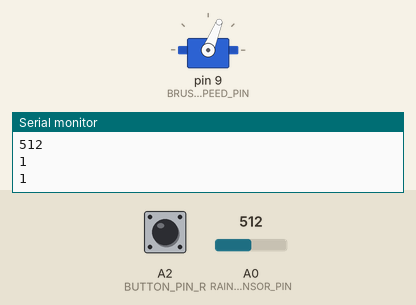
Recording of a sketch running on a simulated Arduino Mega 2560, built with avr-gcc and run on an emulated ATmega2560. Shown: servo, the last lines printed to the serial monitor. Inputs (shaded band) come from the test bench; at power-on: A2 (BUTTON_PIN_R) HIGH, A0 (RAIN_SENSOR_PIN) = 512.

Above: at 1.2 s.
1.3 s: A2 (BUTTON_PIN_R) pulled LOW for 1 s
At 2.8 s:
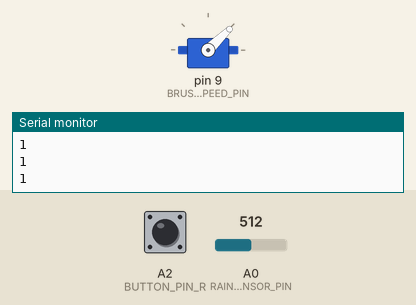
7.5 s: A2 (BUTTON_PIN_R) pulled LOW for 3.2 s
At 12.0 s:
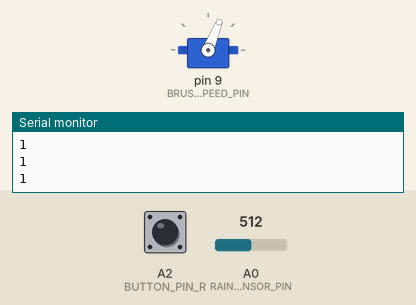
Timing chart, 0 to 13.5 s (numbered marks = the images above; inputs shaded):
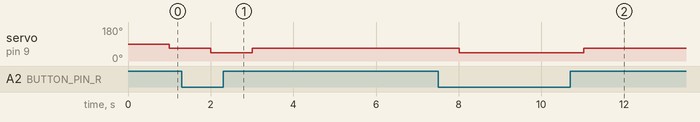

Measured:
- after the input at 1.3 s, servo on pin 9 (BRUSH_MOTOR_SPEED_PIN): 68° → 44° after 0.70 s, → 68° 1.0 s later
- after the input at 7.5 s, servo on pin 9 (BRUSH_MOTOR_SPEED_PIN): 68° → 44° after 0.52 s, → 68° 3.0 s later

The sketch:

servo_rain_button.ino
```cpp
#include "def_const_func.h"

void setup() {
    initializeServo();
    initializeButtons();
    initializeRainSensor();
    Serial.begin(9600);
}

void loop() {
    if (buttonStateR){
      controlValve(45);
    }
    controlValve(0);
    checkRainSensor();
    checkButtonR();
    Serial.println(buttonStateR);
    delay(100);
}
```

def_const_func.cpp
```cpp
// def_const_func.cpp
#include <Arduino.h>
#include "def_const_func.h"
#include <Time.h>
#include <Servo.h>

//------------------------------------GOBAL DEFINITIONS------------------------------------
Servo myServo;  // Create a Servo object

int step = DIST / CLEANING_WIDTH + (DIST % CLEANING_WIDTH != 0); // Calculate the step width
bool raining; // Boolean indicating if it is raining
unsigned long currentTime; // Actual time
unsigned long cleaningTime; // Time of the last cleaning
const float IR_PERIODE = 1.0; // Periode in milliseconds
const float RAIN_SENSOR_PERIODE = 1000.0; // Periode in milliseconds
const int MOTOR_SPEED_BRUSH = 178; // Brush motor speed
const int MOTOR_SPEED_GEAR = 255; // Gearbox motor speed
const float MOTOR_PERIODE = 100.0; // Periode in milliseconds
const float LED_PERIODE = 100.0; // Periode in milliseconds
const float CURRENT_PERIODE = 100.0; // Periode in milliseconds
// Debouncing Variables
unsigned long lastDebounceTimeR = 0, lastDebounceTimeC1 = 0, lastDebounceTimeC2 = 0; // Last debounce time for buttons
bool lastButtonStateR = HIGH, lastButtonStateC1 = HIGH, lastButtonStateC2 = HIGH; // Previous state of buttons

bool buttonStateR = HIGH, buttonStateC1 = HIGH, buttonStateC2 = HIGH; // Current state of buttons. state is true when not pressed.

const float BUTTON_PERIODE = 100.0; // Periode in milliseconds
const float VALVE_PERIODE = 1000.0; // Periode in milliseconds
State currentState = REST; // Initial state

//------------------------------------EDN GLOBAL DEFINITIONS------------------------------------

void initializeServo() {
    myServo.attach(SERVO_PIN);  // Attaches the servo on SERVO_PIN to the Servo object
}

void initializeMotors() {
    // Initialize gearbox motor pins
    pinMode(GEARBOX_MOTOR_PIN1, OUTPUT);
    pinMode(GEARBOX_MOTOR_PIN2, OUTPUT);
    pinMode(GEARBOX_MOTOR_SPEED_PIN, OUTPUT);

    // Initialize brush motor pins
    pinMode(BRUSH_MOTOR_PIN1, OUTPUT);
    pinMode(BRUSH_MOTOR_PIN2, OUTPUT);
    pinMode(BRUSH_MOTOR_SPEED_PIN, OUTPUT);
}

void initializeButtons() {
    pinMode(BUTTON_PIN_R, INPUT);
    pinMode(BUTTON_PIN_C1, INPUT);
    pinMode(BUTTON_PIN_C2, INPUT);
}

void initializeLEDPins() {
    pinMode(RED_LED_PIN, OUTPUT);
    pinMode(GREEN_LED_PIN, OUTPUT);
    pinMode(BLUE_LED_PIN, OUTPUT);
}

void initializeRainSensor() {
    pinMode(RAIN_SENSOR_PIN, INPUT);
}

void initializeStepperMotor() {
    pinMode(STEPPER_DIR_PIN, OUTPUT);
    pinMode(STEPPER_STEP_PIN, OUTPUT);
}

void initializeCurrentSensors() {
    pinMode(CURRENT_PIN1, INPUT);
    pinMode(CURRENT_PIN2, INPUT);
    pinMode(CURRENT_PIN3, INPUT);
    pinMode(CURRENT_PIN4, INPUT);
}

void initializeSerialCommunication() {
    Serial.begin(9600);
}


//------------------------------------IR------------------------------------
void checkIRSensor() {
    static unsigned long last_time = 0;
    if (millis() - last_time >= IR_PERIODE) {
        float irValue = analogRead(IR_SENSOR_PIN);
        if (irValue >= IR_THRESHOLD) {
            Serial.println("Seen");
        } else {
            Serial.println("Not Seen");
        }
        last_time = millis();
    }
}
//------------------------------------RAIN------------------------------------
void checkRainSensor() {
    static unsigned long last_time = 0;
    if (millis() - last_time >= RAIN_SENSOR_PERIODE) {
        int rainValue = analogRead(RAIN_SENSOR_PIN);
        if (rainValue <= RAIN_THRESHOLD) {
            Serial.println("Raining");
        } else {
            Serial.println("Not Raining");
        }
        Serial.println(rainValue);
        last_time = millis();
    }
}
//------------------------------------DC_BRUSH------------------------------------
void controlBrushMotor(bool direction, int speed) {
    digitalWrite(BRUSH_MOTOR_PIN1, direction ? HIGH : LOW);
    digitalWrite(BRUSH_MOTOR_PIN2, direction ? LOW : HIGH);
    analogWrite(BRUSH_MOTOR_SPEED_PIN, speed);

}
//------------------------------------DC_GEAR------------------------------------
void controlGearboxMotor(bool direction, int speed) {
    digitalWrite(GEARBOX_MOTOR_PIN1, direction ? HIGH : LOW);
    digitalWrite(GEARBOX_MOTOR_PIN2, direction ? LOW : HIGH);
    analogWrite(GEARBOX_MOTOR_SPEED_PIN, speed);

}
//------------------------------------STEPPER------------------------------------
void controlStepper(int distance, bool clockwise) {
    digitalWrite(STEPPER_DIR_PIN, clockwise ? HIGH : LOW);

    int revolutions = distance / CM_PER_REVOLUTION;

    for (int i = 0; i < revolutions * STEPPER_STEPS_PER_REVOLUTION; i++) {
        digitalWrite(STEPPER_STEP_PIN, HIGH);
        delayMicroseconds(500);
        digitalWrite(STEPPER_STEP_PIN, LOW);
        delayMicroseconds(500);
    }
}
//------------------------------------LEDs------------------------------------
void updateLEDs(State currentState) {
    static unsigned long last_time = 0;
    if (millis() - last_time >= LED_PERIODE) {
        switch (currentState)
        {
        case REST:
            setColor(0,0,0,false);
            break;
        case WATER_FILLING:
            blueLED(true);
            break;
        case INITIAL_POSITION:
            whiteLED(false);
            break;
        case CLEANING:
            greenLED(true);
            break;
        case UP_TRAVEL:
            greenLED(false);
            break;
        case TRANSLATION:
            whiteLED(true);
            break;
        case RETURN_HOME:
            redLED(false);
            break;
        case PROBLEM:
            redLED(true);
            break;
        default:
            setColor(0,0,0,false);
            break;
        }
        last_time = millis();
    }
}

void redLED(bool flashing) {
    setColor(LED_INTENSITY, 0, 0, flashing);
}

void greenLED(bool flashing) {
    setColor(0, LED_INTENSITY, 0, flashing);
}

void blueLED(bool flashing) {
    setColor(0, 0, LED_INTENSITY, flashing);
}

void whiteLED(bool flashing) {
    setColor(LED_INTENSITY, LED_INTENSITY, LED_INTENSITY, flashing);
}

void setColor(int red, int green, int blue, bool flashing) {
    const int flashDuration = 500; // Duration of each flash
    if (flashing) {
        for (int i = 0; i < 5; i++) {
            writeColor(red, green, blue);
            delay(flashDuration);
            writeColor(0, 0, 0);
            delay(flashDuration);
        }
    } else {
        writeColor(red, green, blue);
    }
}

void writeColor(int red, int green, int blue) {
    analogWrite(RED_LED_PIN, red);
    analogWrite(GREEN_LED_PIN, green);
    analogWrite(BLUE_LED_PIN, blue);
}
//------------------------------------CURRENT------------------------------------
void checkCurrent(int currentPin) {
    static unsigned long last_time = 0;
    if (millis() - last_time >= CURRENT_PERIODE) {
        float currentVal = analogRead(currentPin);
        currentVal = (2.5 - (currentVal * (5.0 / 1024.0))) / CURRENT_SENSITIVITY;
        Serial.print("Current Value: ");
        Serial.print(currentVal, 5);
        Serial.println(" [A]");
        if(currentVal >= CURRENT_THRESHOLD) {
            Serial.println("Current threshold exceeded");
            currentState = PROBLEM;
        }
        last_time = millis();
    }
}
//------------------------------------BUTTONS------------------------------------
void checkButtonR() {
    static unsigned long last_time = 0;
    if (millis() - last_time >= BUTTON_PERIODE) {
        // Debounce button 1
        bool readingR = digitalRead(BUTTON_PIN_R);
        if (readingR != lastButtonStateR) {
            lastDebounceTimeR = millis();
        }
        if ((millis() - lastDebounceTimeR) > DEBOUNCE_DELAY) {
            if (readingR != buttonStateR) {
                buttonStateR = readingR;
                Serial.println("Button R changed");
            }
        }
        lastButtonStateR = readingR;
        last_time = millis();
    }
}

void checkButtonC2() {
    static unsigned long last_time = 0;
    if (millis() - last_time >= BUTTON_PERIODE) {
        // Debounce button 1
        bool readingC2 = digitalRead(BUTTON_PIN_C2);
        if (readingC2 != lastButtonStateC2) {
            lastDebounceTimeC2 = millis();
        }
        if ((millis() - lastDebounceTimeC2) > DEBOUNCE_DELAY) {
            if (readingC2 != buttonStateC2) {
                buttonStateC2 = readingC2;
                Serial.println("Button C2 changed");
            }
        }
        lastButtonStateC2 = readingC2;
        last_time = millis();
    }
}

void checkButtonC1() {
    static unsigned long last_time = 0;
    if (millis() - last_time >= BUTTON_PERIODE) {
        // Debounce button 1
        bool readingC1 = digitalRead(BUTTON_PIN_C1);
        if (readingC1 != lastButtonStateC1) {
            lastDebounceTimeC1 = millis();
        }
        if ((millis() - lastDebounceTimeC1) > DEBOUNCE_DELAY) {
            if (readingC1 != buttonStateC1) {
                buttonStateC1 = readingC1;
                Serial.println("Button C1 changed");
            }
        }
        lastButtonStateC1 = readingC1;
        last_time = millis();
    }
}
//------------------------------------VALVE (Servo)------------------------------------
void controlValve(int angle) {
    static unsigned long last_time = 0;
    if (millis() - last_time >= VALVE_PERIODE) {
        rotateServo(angle);
        last_time = millis();
    }
}

void rotateServo(int angle) {
    // Convert angle to microseconds
    if (angle >= 0 && angle <= 180) {
        int pulseWidth = map(angle, 0, 180, 1000, 2000); // Map angle to microseconds
        myServo.writeMicroseconds(pulseWidth);
        Serial.print("Angle: ");
        Serial.println(angle);
    } else {
        Serial.println("Angle out of range");
    }
}
//------------------------------------MOTORS MOUVEMENT------------------------------------
void moveMotor(MotorDirection direction, float distanceOrSpeed) {
    static unsigned long last_time = 0;
    if (millis() - last_time >= MOTOR_PERIODE) {
        switch (direction) {
            case UP:
                controlGearboxMotor(true, distanceOrSpeed); // Fixed speed
                break;
            case DOWN:
                controlGearboxMotor(false, distanceOrSpeed); // Fixed speed
                break;
            case LEFT:
                controlStepper(distanceOrSpeed, false); // Assuming false is left
                break;
            case RIGHT:
                controlStepper(distanceOrSpeed, true); // Assuming true is right
                break;
        }
        last_time = millis();
    }
}
```

def_const_func.h
```cpp
// def_const_func.h
// Header file for the main program. "def_const_func" stands for "definitions, constants and functions".
// Description:
// This file contains all the constants and functions used in the main program.
// The functions are defined in the file 'def_const_func.cpp'.
// The constants are defined in the file 'def_const_func.h' and are used in the main program.
// We have the following modules: IR, rain, DC brush, DC gearbox, stepper, LEDs, current, buttons, valve (servo).
// this file is divided into: Constants, Global variables, Functions.
// The main program is divided into states. Each state has its own logic.
// The states are: REST, WATER_FILLING, INITIAL_POSITION, FIRST_POSITION_CLEANING, CLEANING, UP_TRAVEL, TRANSLATION, RETURN_HOME, PROBLEM.
// The main program is in the file 'main.ino'.


//------------------------------------GENERAL------------------------------------
#define CLEANING_WIDTH 30 // Effective cleaning width in cm
#define CLEANING_PERIOD 0 // Time between two cleanings in milliseconds
#define DIST 0 // Total width of all panels

// Global variables
extern int step;
extern bool raining; // Boolean indicating if it is raining
extern unsigned long currentTime; // Actual time
extern unsigned long cleaningTime; // Time of the last cleaning

// Enumeration for states
enum State { REST, WATER_FILLING, INITIAL_POSITION, CLEANING, UP_TRAVEL, TRANSLATION, RETURN_HOME, PROBLEM };
extern State currentState;

enum MotorDirection {
    UP, DOWN, LEFT, RIGHT
};


//------------------------------------IR------------------------------------
// GRADING:
// < 20 : nothing
// 150-160 = at 30cm
// 250-280 = at 20cm
// 460,470 = at 10cm
// >600 = < 5cm. Si trop proche la valeur rebaisse.

#define IR_THRESHOLD 500
#define IR_SENSOR_PIN A4

extern const float IR_PERIODE;


//------------------------------------RAIN------------------------------------
#define RAIN_THRESHOLD 700
#define RAIN_SENSOR_PIN A0

// Frequency of the rain detector
extern const float RAIN_SENSOR_PERIODE;


//------------------------------------DC_BRUSH------------------------------------
#define BRUSH_MOTOR_PIN1 24
#define BRUSH_MOTOR_PIN2 25
#define BRUSH_MOTOR_SPEED_PIN 9

extern const int MOTOR_SPEED_BRUSH;


//------------------------------------DC_GEAR------------------------------------
#define GEARBOX_MOTOR_PIN1 22
#define GEARBOX_MOTOR_PIN2 23
#define GEARBOX_MOTOR_SPEED_PIN 8

extern const int MOTOR_SPEED_GEAR;
extern const float MOTOR_PERIODE;


//------------------------------------STEPPER------------------------------------
// GRADING:
// 20cm in 5 rev. = 4 cm per rev.
#define CM_PER_REVOLUTION 4.0 // 4 cm per revolution
#define STEPPER_STEPS_PER_REVOLUTION 200 //remove

#define STEPPER_DIR_PIN 2
#define STEPPER_STEP_PIN 3


//------------------------------------LEDs------------------------------------
#define LED_INTENSITY 150
#define RED_LED_PIN 11
#define GREEN_LED_PIN 10
#define BLUE_LED_PIN 9

extern const float LED_PERIODE;


//------------------------------------CURRENT------------------------------------
#define CURRENT_SENSITIVITY 0.185
#define CURRENT_THRESHOLD 0.5
#define CURRENT_PIN1 A0 // current sensor for brush motor
#define CURRENT_PIN2 A1 // current sensor for gearbox motor
#define CURRENT_PIN3 A3 // current sensor 1 for stepper motor
#define CURRENT_PIN4 A4 // current sensor 2 for stepper motor


extern const float CURRENT_PERIODE;


//------------------------------------BUTTONS------------------------------------
#define DEBOUNCE_DELAY 50 // Debounce delay in milliseconds

#define BUTTON_PIN_R A2 // End of travel button on robot
#define BUTTON_PIN_C1 2 // End of travel button 2
#define BUTTON_PIN_C2 3 // End of travel button 3

// Debouncing Variables
extern unsigned long lastDebounceTimeR, lastDebounceTimeC1, lastDebounceTimeC2;
extern bool lastButtonStateR, lastButtonStateC1, lastButtonStateC2;

extern bool buttonStateR, buttonStateC1, buttonStateC2;

extern const float BUTTON_PERIODE;


//------------------------------------VALVE (SERVO)------------------------------------
#define SERVO_PIN 9 // Define the pin connected to the servo
extern const float VALVE_PERIODE;


//====================================FUNCTION DECLARATIONS====================================
// Initialization functions
void initializeServo();
void initializeMotors();
void initializeButtons();
void initializeLEDPins();
void initializeRainSensor();
void initializeStepperMotor();
void initializeCurrentSensors();
void initializeSerialCommunication();


// State functions
//------------------------------------IR------------------------------------
void checkIRSensor();

//------------------------------------RAIN------------------------------------
void checkRainSensor();

//------------------------------------DC_BRUSH------------------------------------
void controlBrushMotor(bool direction, int speed);

//------------------------------------DC_GEAR------------------------------------
void controlGearboxMotor(bool direction, int speed);

//------------------------------------STEPPER------------------------------------
void controlStepper(int revolutions, bool clockwise);

//------------------------------------LEDs------------------------------------
void updateLEDs(State currentState);
void redLED(bool flashing);
void greenLED(bool flashing);
void blueLED(bool flashing);
void whiteLED(bool flashing);
void setColor(int red, int green, int blue, bool flashing);
void writeColor(int red, int green, int blue);

//------------------------------------CURRENT------------------------------------
void checkCurrent(int currentPin);

//------------------------------------BUTTONS------------------------------------
void checkButtonR();
void checkButtonC1();
void checkButtonC2();

//------------------------------------VALVE (Servo)------------------------------------
void controlValve(int angle);
void rotateServo(int angle);


//------------------------------------MOTORS MOUVEMENT------------------------------------
void moveMotor(MotorDirection direction, float distanceOrSpeed);
```
